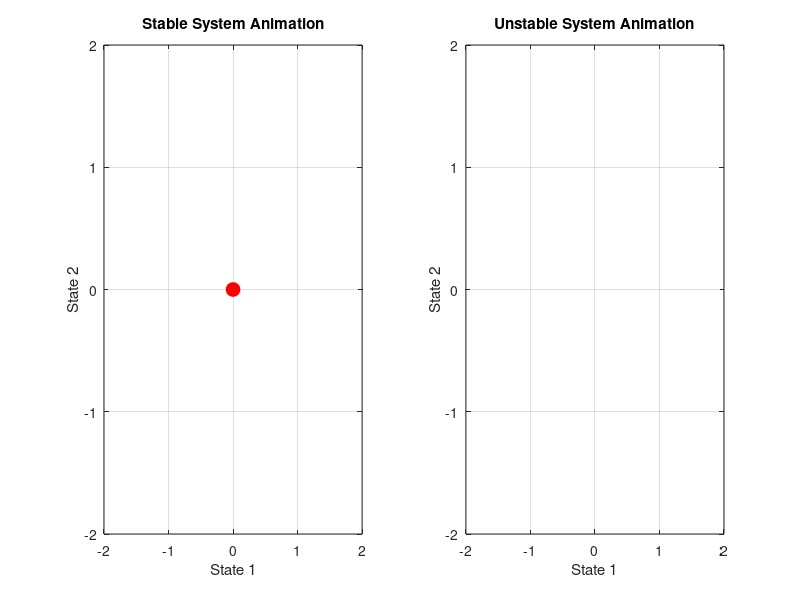

Here is the MATLAB script that generated this plot:
% Define stable system
A_stable = [-1 0; 0 -2];  % Stable system matrix
B_stable = [1; 1];         % Input matrix
C_stable = eye(2);         % Output matrix
D_stable = 0;              % Feedthrough matrix

% Define unstable system
A_unstable = [1 0; 0 -1];  % Unstable system matrix
B_unstable = [1; 1];       % Input matrix
C_unstable = eye(2);       % Output matrix
D_unstable = 0;            % Feedthrough matrix

% Define initial conditions
x0 = [1; 1];  % Initial state

% Define time vector
t = 0:0.1:10;  % Time from 0 to 10 seconds with 0.1 second intervals

% Simulate stable system
[y_stable, t_stable, x_stable] = lsim(ss(A_stable, B_stable, C_stable, D_stable), zeros(size(t)), t, x0);

% Simulate unstable system
[y_unstable, t_unstable, x_unstable] = lsim(ss(A_unstable, B_unstable, C_unstable, D_unstable), zeros(size(t)), t, x0);

% Plot stable system animation
figure;
subplot(1, 2, 1);
for i = 1:length(t_stable)
    plot(x_stable(i, 1), x_stable(i, 2), 'ro', 'MarkerSize', 10, 'MarkerFaceColor', 'r'); % Mass
    xlim([-2 2]);
    ylim([-2 2]);
    xlabel('State 1');
    ylabel('State 2');
    title('Stable System Animation');
    grid on;
    drawnow;
    pause(0.01);
end

% Plot unstable system animation
subplot(1, 2, 2);
for i = 1:length(t_unstable)
    plot(x_unstable(i, 1), x_unstable(i, 2), 'ro', 'MarkerSize', 10, 'MarkerFaceColor', 'r'); % Mass
    xlim([-2 2]);
    ylim([-2 2]);
    xlabel('State 1');
    ylabel('State 2');
    title('Unstable System Animation');
    grid on;
    drawnow;
    pause(0.01);
end

